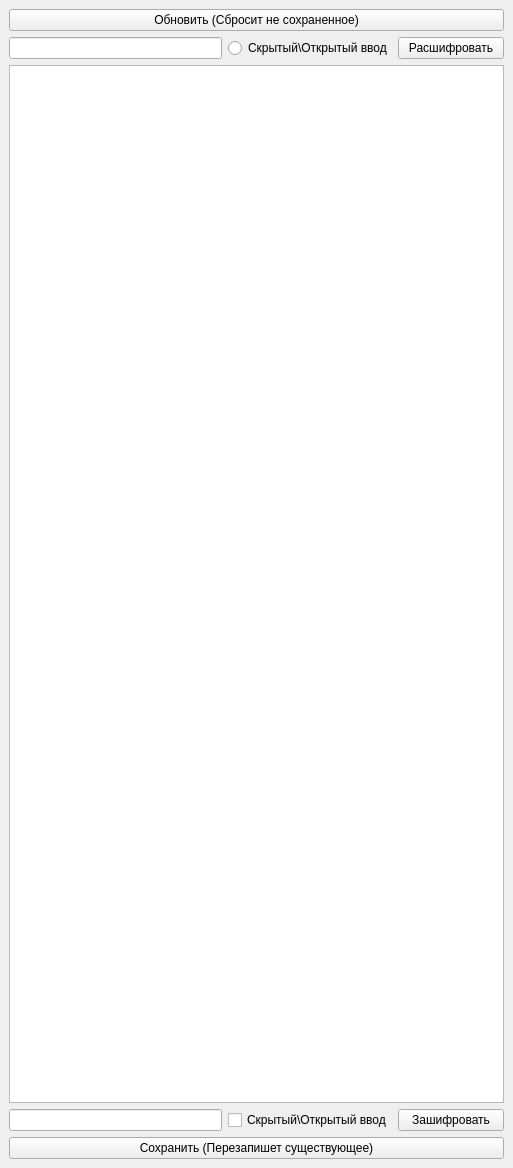
<?xml version="1.0" encoding="UTF-8"?>
<ui version="4.0">
 <class>MainWindow</class>
 <widget class="QMainWindow" name="MainWindow">
  <property name="geometry">
   <rect>
    <x>0</x>
    <y>0</y>
    <width>513</width>
    <height>1168</height>
   </rect>
  </property>
  <property name="windowTitle">
   <string>MainWindow</string>
  </property>
  <widget class="QWidget" name="centralwidget">
   <layout class="QGridLayout" name="gridLayout">
    <item row="4" column="0" colspan="4">
     <widget class="QPushButton" name="write">
      <property name="text">
       <string>Сохранить (Перезапишет существующее)</string>
      </property>
     </widget>
    </item>
    <item row="2" column="0" colspan="4">
     <widget class="QTreeView" name="treeView"/>
    </item>
    <item row="0" column="0" colspan="4">
     <widget class="QPushButton" name="read">
      <property name="text">
       <string>Обновить (Сбросит не сохраненное)</string>
      </property>
     </widget>
    </item>
    <item row="1" column="3">
     <widget class="QPushButton" name="decrypt">
      <property name="text">
       <string>Расшифровать</string>
      </property>
     </widget>
    </item>
    <item row="3" column="3">
     <widget class="QPushButton" name="encrypt">
      <property name="text">
       <string>Зашифровать</string>
      </property>
     </widget>
    </item>
    <item row="1" column="2">
     <widget class="QRadioButton" name="visibleDecrypt">
      <property name="text">
       <string>Скрытый\Открытый ввод</string>
      </property>
     </widget>
    </item>
    <item row="1" column="0" colspan="2">
     <widget class="QLineEdit" name="decrypSecret">
      <property name="toolTip">
       <string/>
      </property>
      <property name="text">
       <string/>
      </property>
     </widget>
    </item>
    <item row="3" column="2">
     <widget class="QCheckBox" name="visibleEncrypt">
      <property name="text">
       <string>Скрытый\Открытый ввод</string>
      </property>
     </widget>
    </item>
    <item row="3" column="0" colspan="2">
     <widget class="QLineEdit" name="encryptSecret"/>
    </item>
   </layout>
  </widget>
 </widget>
 <resources/>
 <connections/>
</ui>
